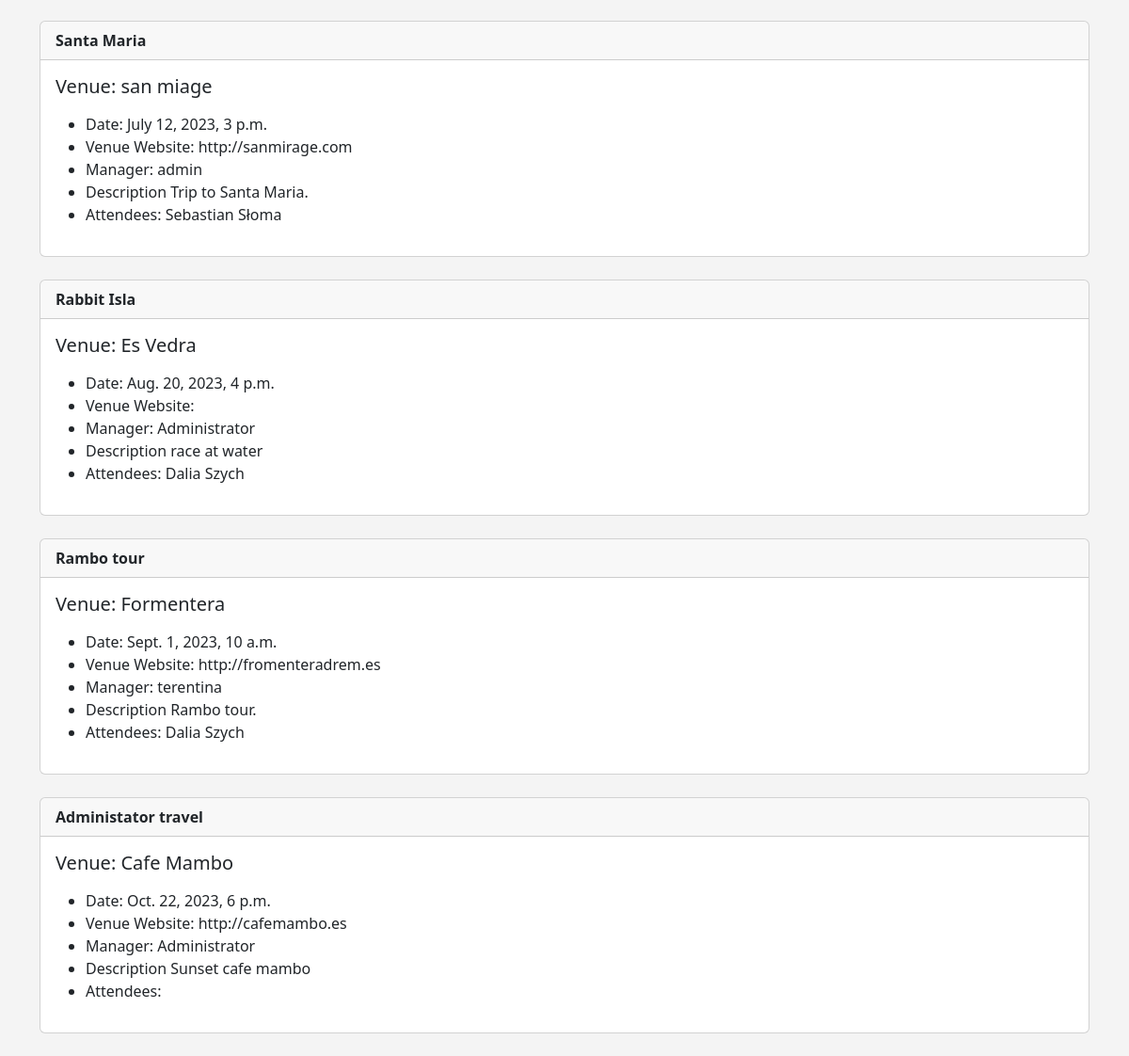
The page /travels (lower part) on the database as committed earlier.
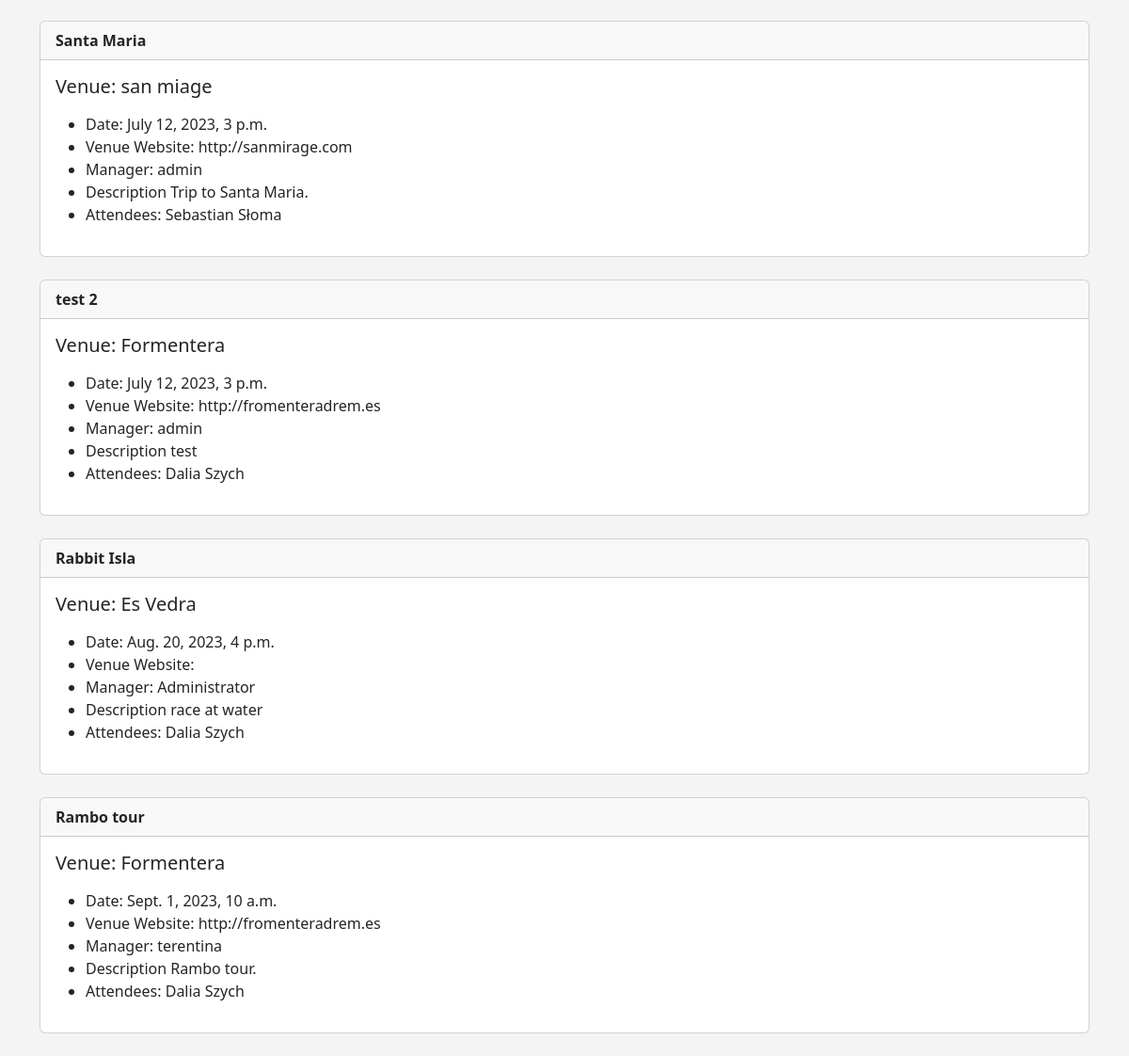
The same page on the database as committed later.
### travel/models.py (models this page shows)
class Travel(models.Model):
    name = models.CharField('Travel Name', max_length=120)
    travel_date = models.DateTimeField('Travel Date')
    venue = models.ForeignKey(
        Venue, blank=True, null=True, on_delete=models.CASCADE)
    manager = models.ForeignKey(User, blank=True, null=True, on_delete=models.SET_NULL)
    description = models.TextField(blank=True)
    attendees = models.ManyToManyField(TravelUser, blank=True)
    def __str__(self):
        return self.name

class Venue(models.Model):
    name = models.CharField('Venue Name', max_length=120)
    address = models.CharField(max_length=300)
    zip_code = models.CharField('Zip Code', max_length=15)
    phone = models.CharField('Contact Phone', max_length=25, blank=True)
    web = models.URLField('Website Address', blank=True)
    email_address = models.EmailField('Email', blank=True)
    owner = models.IntegerField('Venue Owner', blank=False, default=1)
    def __str__(self):
        return self.name

class TravelUser(models.Model):
    first_name = models.CharField(max_length=30)
    last_name = models.CharField(max_length=30)
    email = models.EmailField('User Email')
    def __str__(self):
        return self.first_name + ' ' + self.last_name

### travel/views.py (the view)
# urls.py: path('travels', views.all_travels, name='list-travels'),
def all_travels(request):
    travel_list = Travel.objects.all().order_by('travel_date')
    return render(request, 'travel/travel_list.html', {
        'travel_list': travel_list
    })

### travel/templates/travel/travel_list.html (shortened to what this page needs)
{% extends 'travel/base.html' %}
{% block content %}
    {% for travel in travel_list %}
    <div class="card">
        <div class="card-header">
            <strong>{{ travel }}</strong>
        </div>
        <div class="card-body">
          <h5 class="card-title">Venue: {{ travel.venue }}</h5>
          <p class="card-text">
            <ul>
                <li>Date: {{ travel.travel_date }} </li>
                <li>Venue Website: {{ travel.venue.web }} </li>
                <li>Manager: {{ travel.manager }} </li>
                <li>Description {{ travel.description }} </li>
                <li>Attendees:
                {% for user in travel.attendees.all %}
                {{ user }}
                {% endfor %}
            </li>
            </ul>
          </p>
        </div>
      </div>
      <br>
    {% endfor %}
{% endblock %}

### travel/templates/travel/base.html (shortened to what this page needs)
<!doctype html>
<html lang="en">
  <head>
    <link href="https://cdn.jsdelivr.net/npm/bootstrap@5.3.0-alpha1/dist/css/bootstrap.min.css" rel="stylesheet">
  </head>
  <body>
<br>
<div class="container">
    {% block content %}
    {% endblock %}
</div>
  </body>
</html>

### travel/templates/travel/base.html (style rules this page uses)
body { background: #f4f4f4 ; }

Rows that differ between the two databases and show on the page:
removed Travel: name "Administator travel", venue "Cafe Mambo", travel_date "Oct. 22, 2023, 6 p.m.", venue.web "http://cafemambo.es", manager "Administrator", description "Sunset cafe mambo"
added Travel: name "test 2", venue "Formentera", travel_date "July 12, 2023, 3 p.m.", venue.web "http://fromenteradrem.es", manager "admin", description "test", TravelUser (first_name+last_name "Dalia Szych")
